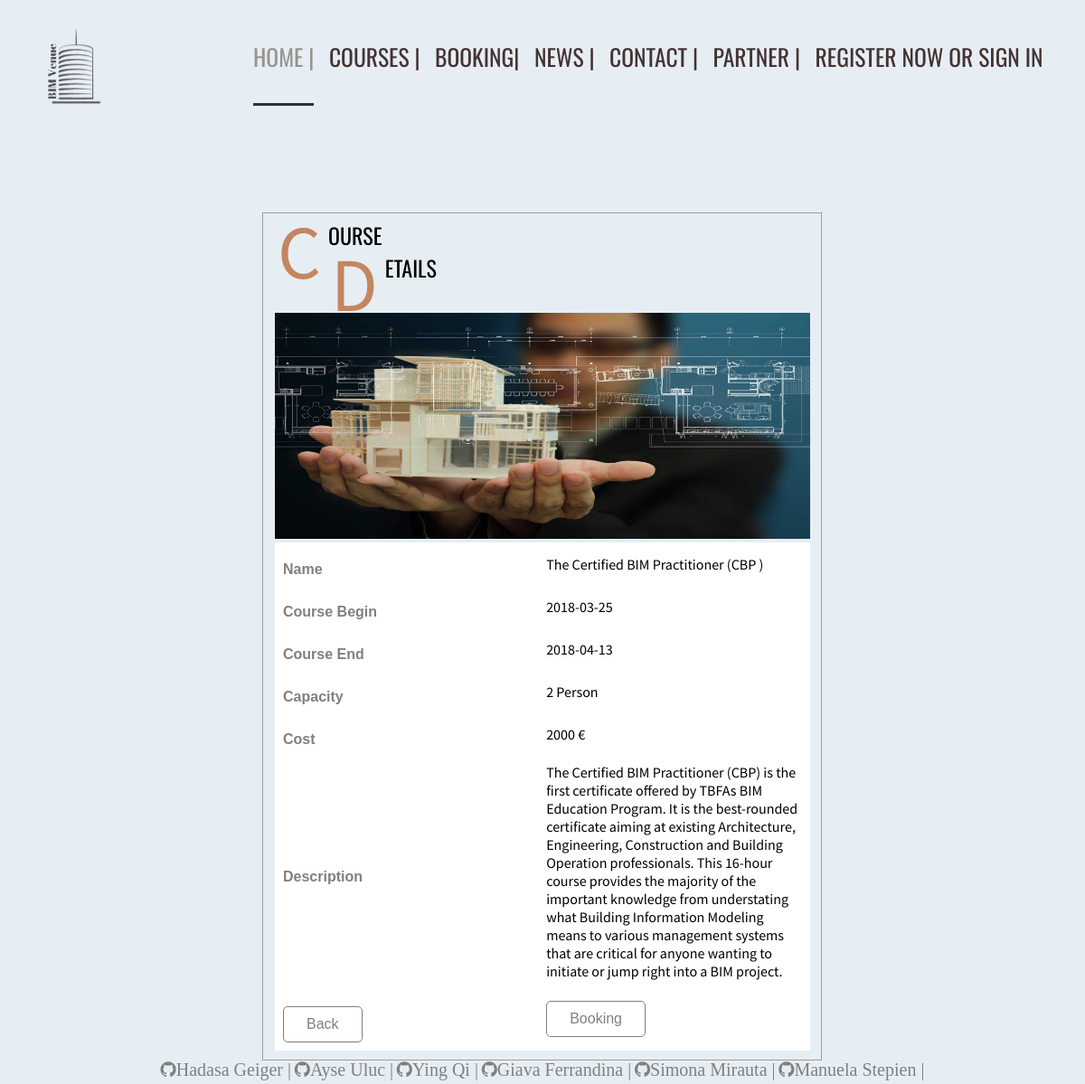
The app's page /BIM/view.php?id=1 with its own data.
### tables this page shows
CREATE TABLE `cours` (
  `cId` int(11) NOT NULL,
  `cName` varchar(50) NOT NULL,
  `cBegin` date NOT NULL,
  `cEnd` date NOT NULL,
  `cDetails` varchar(1600) NOT NULL,
  `cSchedule` varchar(1600) NOT NULL,
  `cDescription` varchar(1600) NOT NULL,
  `cPrice` int(50) NOT NULL,
  `capacity` int(20) DEFAULT NULL,
  `image` varchar(55) DEFAULT NULL
);

### BIM/view.php (the view, shortened to what this page needs)
<?php
require_once 'actions/db_connect.php';
if($_GET['id']) {
    $id = $_GET['id'];
    $sql = "SELECT * FROM cours WHERE cId = {$id}";
    $result = $conn->query($sql);
    $data = $result->fetch_assoc();
?>
<!DOCTYPE html>
<html>
    <head>
        <link rel="stylesheet" type="text/css" href="css/v_style.css">
        <link rel="stylesheet" href="https://cdnjs.cloudflare.com/ajax/libs/font-awesome/4.7.0/css/font-awesome.min.css">
    </head>
    <body>
         <div id="parallax-world-of-ugg">
            <section>
              <img id="png" src="img/logo.png" alt="">
                <nav>
                   <ul>
                        <li><a href="index.php" id="current">Home |</a></li>
                        <li><a href="login.php">Courses |</a></li>
                        <li><a href="booking.php">Booking|</a></li>
                        <li><a href="news.php">News |</a></li>
                        <li><a href="contact.php">Contact |</a></li>
                        <li><a href="ourpartners.php">Partner |</a></li>
                        <li><a href="register.php">Register Now or Sign In</a></li>
                  </ul>
                </nav>
            </section>
        <fieldset>
                    <h1><span class="first-character atw">C</span>ourse</h1>
                    <h1><span class="first-character atw">D</span>etails</h1>
            <form action="actions/a_create.php" method="post">
                <table cellspacing="0" cellpadding="0">
                    <img src='http://localhost/BIM/img/<?php echo $data['image'] ?>' style='width:100%;height:250px;'>
                    <tr>
                        <th>Name</th>
                        <td><?php echo $data['cName'] ?></td>
                    </tr>
                    <tr>
                        <th>Course Begin</th>
                        <td><?php echo $data['cBegin'] ?></td>
                    </tr>
                    <tr>
                        <th>Course End</th>
                        <td><?php echo $data['cEnd'] ?></td>
                    </tr>
                    <tr>
                        <th>Capacity</th>
                        <td><?php echo $data['capacity'] ?> Person </td>
                    </tr>
                    <tr>
                        <th>Cost</th>
                        <td><?php echo $data['cPrice'] ?> €</td>
                    </tr>
                     <tr>
                        <th>Description</th>
                        <td> <?php echo $data['cDescription'] ?></td>
                    </tr>
                    <div class='buttons-coll'>
                    <tr>
                        <th><a href="index.php"><button class="custom-btn btn-1" type="button">Back</button></a></th>
                        <td><a href="booking.php"><button class="custom-btn btn-1" type="button">Booking</button></a></td>
                    </tr>
                    </div>
                </table>
            </form>
        </fieldset>
    </body>
            <footer>
        <a class="fa fa-lg fa-github" href="https://github.com/hadasamanis99" style="text-decoration: none; color: grey;">Hadasa Geiger |</a>
        <a class=" fa fa-lg fa-github" href="https://github.com/ayseuluc"  style="text-decoration: none; color: grey;">Ayse Uluc |</a>
        <a class=" fa fa-lg fa-github" href="https://github.com/Qying23"  style="text-decoration: none; color: grey;">Ying Qi |</a>
        <a class=" fa fa-lg fa-github" href="https://github.com/giavanna"  style="text-decoration: none; color: grey;">Giava Ferrandina |</a>
        <a class=" fa fa-lg fa-github" href="https://github.com/mirautas"  style="text-decoration: none; color: grey;">Simona Mirauta |</a>
        <a class=" fa fa-lg fa-github" href="https://github.com/stepienm"  style="text-decoration: none; color: grey;">Manuela Stepien |</a>
    </footer>
</html>
<?php
}
?>

### BIM/css/v_style.css (style rules this page uses)
body { background: #E6EEF4; }
#parallax-world-of-ugg h1 { font-family:'Oswald', sans-serif; font-size:24px; font-weight:400; text-transform: uppercase; color:black; padding:0; margin:0; }
.atw { color: #c48660; }
.first-character { font-weight:400; float: left; font-size: 84px; line-height: 64px; padding-top: 4px; padding-right: 8px; padding-left: 3px; font-family: 'Source Sans Pro', sans-serif; }
#png { width: 10%; margin-left: 15px; }
nav { float: right; margin-bottom: 10%; }
nav ul { list-style-type: none; margin: 0; padding: 2.2em 2em; font-family:'Oswald', sans-serif }
nav ul li { display: inline; padding: 0 .4em; }
nav ul li a { color: #433; text-decoration: none; text-transform: uppercase; font-size: 1.6em; padding-bottom: 1.3em; transition: .10s color; }
#current { color: #97948E; border-bottom: 3px solid #333; }
fieldset { margin: auto; margin-top: 100px; width: 50%; }
table tr th { padding-top: 20px; }
table { font-family: Source Sans Pro, sans-serif; border-collapse: collapse; width: 100%; }
td, th { border: 1px solid white; text-align: left; padding: 8px; width: 20%; background-color: white; text-align: center; }
th { color: grey; }
.buttons-coll { text-align: center; }
.custom-btn { padding: 10px 25px; font-size: 12pt; background: transparent; outline: none !important; cursor: pointer; transition: all 0.3s ease; position: relative; display: inline-block; opacity: 0.5; }
.btn-1 { border: 0.5px solid #000; }
footer { font-size: 15px; text-align:center; }

### BIM/view.php (style rules this page uses)
fieldset { margin: auto; margin-top: 100px; width: 50%; }
table tr th { padding-top: 20px; }
table { font-family:Source Sans Pro, sans-serif; border-collapse: collapse; width: 100%; }
table tr { background-color: white; }
td, th { border: 1px solid white; text-align: left; padding: 8px; width: 20%; }
th { color: grey; font-family: Oswals, sans-serif; }
button { font-size: 20px; border-radius: 5px; }

### records on screen
cours: image (picture), cName "The Certified BIM Practitioner (CBP )", cBegin "2018-03-25", cEnd "2018-04-13", capacity "2", cPrice "2000", cDescription "The Certified BIM Practitioner (CBP) is the first certificate offered by TBFAs BIM Education Program. It is the best-rounded certificate aiming at existing Architecture, Engineering, Construction and Building Operation professionals. This 16-hour course provides the majority of the important knowledge from understating what Building Information Modeling means to various management systems that are critical for anyone wanting to initiate or jump right into a BIM project."
